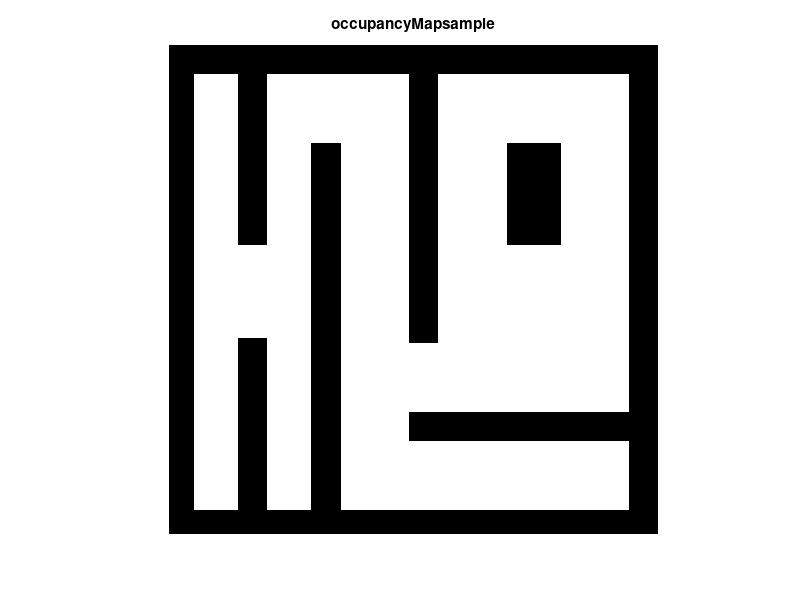

Source code (MATLAB): (Note: this script raises an error after producing the figure.)
clc; clear; close all;

% Step 1: Create a 100x100 occupancy map  
occupancyMapsample = zeros(100, 100); % Empty map  

% Adding obstacles (1 = obstacle, 0 = free space)
occupancyMapsample(1:100, 95:100) = 1;
occupancyMapsample(1:100, 1:5) = 1;
occupancyMapsample(1:5, 1:100) = 1;
occupancyMapsample(95:100, 1:100) = 1;

occupancyMapsample(5:40, 15:20) = 1;
occupancyMapsample(60:95, 15:20) = 1;
occupancyMapsample(5:80, 30:35) = 1;
occupancyMapsample(20:25, 50:95) = 1;
occupancyMapsample(40:95, 50:55) = 1;
occupancyMapsample(60:80, 70:80) = 1;


figure;
imshow(1-flipud(occupancyMapsample), 'InitialMagnification', 'fit');
title('occupancyMapsample');
mapSample1 = occupancyMap(flipud(occupancyMapsample),1);